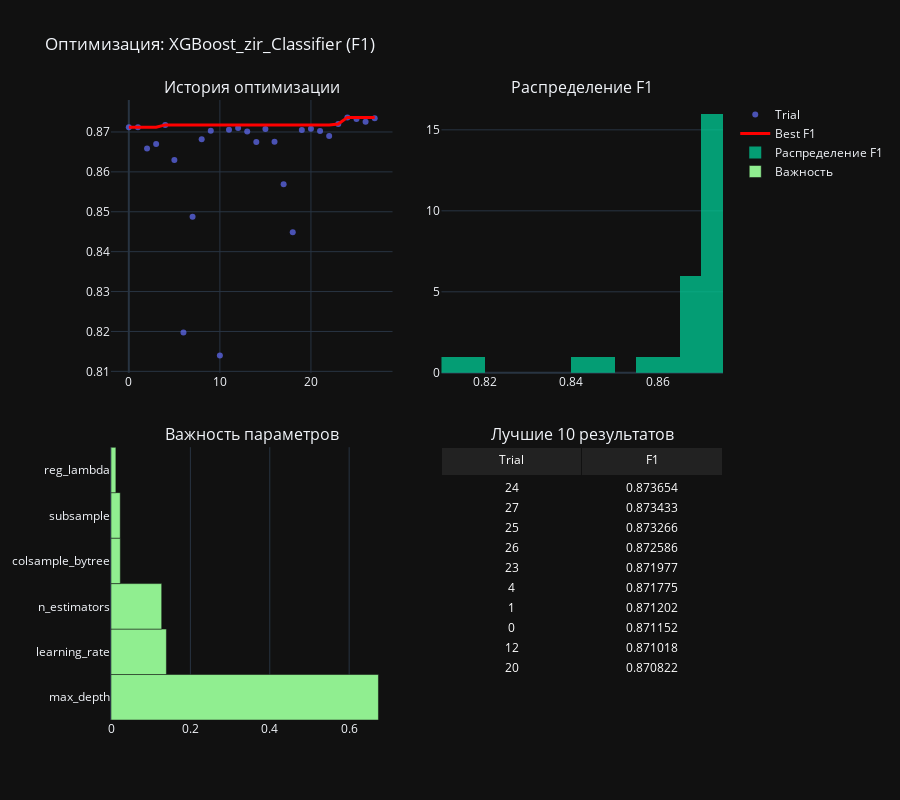
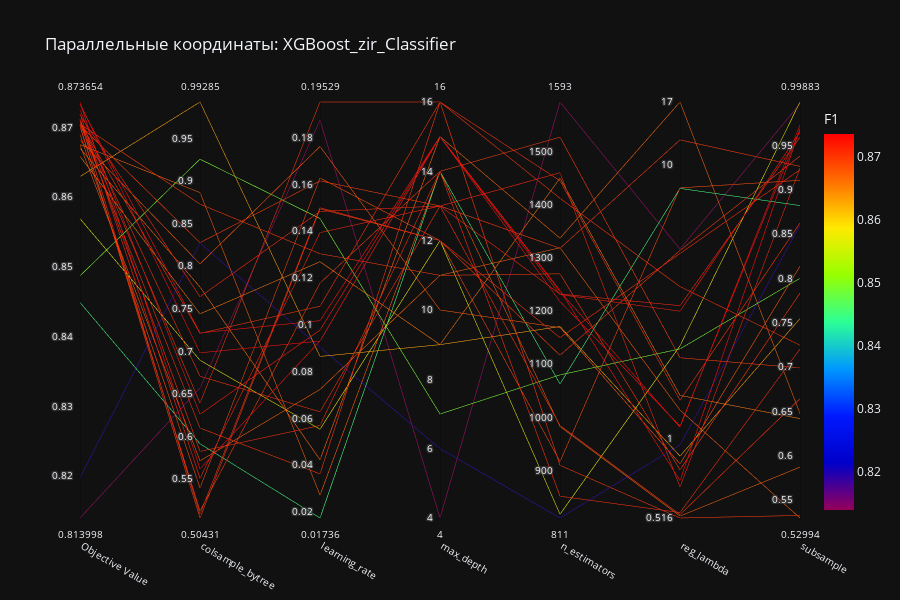

The notebook cell saved with these charts, in order:
### Code cell
analyze_zir_optuna(
    'XGBoost_zir',
    xgb_cls_optuna,
    xgb_reg_optuna,
    X_train_preprocessed,
    y_train,
    xgb_cls_best_threshold,
    results,
    best_params,
    4
    )

### Figure 1 — Plotly figure (JSON) as saved in the notebook; plotly's stock layout.template omitted (floating-point values rounded to 4 significant figures)
{"data": [{"mode": "markers", "name": "Trial", "opacity": 0.7, "type": "scatter", "x": [0, 1, 2, 3, 4, 5, 6, 7, 8, 9, 10, 11, 12, 13, 14, 15, 16, 17, 18, 19, 20, 21, 22, 23, 24, 25, 26, 27], "xaxis": "x", "y": [0.8712, 0.8712, 0.8659, 0.867, 0.8718, 0.863, 0.8198, 0.8487, 0.8682, 0.8703, 0.814, 0.8706, 0.871, 0.8701, 0.8675, 0.8707, 0.8675, 0.8569, 0.8449, 0.8705, 0.8708, 0.8703, 0.869, 0.872, 0.8737, 0.8733, 0.8726, 0.8734], "yaxis": "y"}, {"line": {"color": "red", "width": 3}, "mode": "lines", "name": "Best F1", "type": "scatter", "x": [0, 1, 2, 3, 4, 5, 6, 7, 8, 9, 10, 11, 12, 13, 14, 15, 16, 17, 18, 19, 20, 21, 22, 23, 24, 25, 26, 27], "xaxis": "x", "y": [0.8712, 0.8712, 0.8712, 0.8712, 0.8718, 0.8718, 0.8718, 0.8718, 0.8718, 0.8718, 0.8718, 0.8718, 0.8718, 0.8718, 0.8718, 0.8718, 0.8718, 0.8718, 0.8718, 0.8718, 0.8718, 0.8718, 0.8718, 0.872, 0.8737, 0.8737, 0.8737, 0.8737], "yaxis": "y"}, {"name": "Распределение F1", "nbinsx": 20, "opacity": 0.75, "type": "histogram", "x": [0.8712, 0.8712, 0.8659, 0.867, 0.8718, 0.863, 0.8198, 0.8487, 0.8682, 0.8703, 0.814, 0.8706, 0.871, 0.8701, 0.8675, 0.8707, 0.8675, 0.8569, 0.8449, 0.8705, 0.8708, 0.8703, 0.869, 0.872, 0.8737, 0.8733, 0.8726, 0.8734], "xaxis": "x2", "yaxis": "y2"}, {"marker": {"color": "lightgreen"}, "name": "Важность", "orientation": "h", "type": "bar", "x": [0.6738, 0.1396, 0.1277, 0.02344, 0.02322, 0.01229], "xaxis": "x3", "y": ["max_depth", "learning_rate", "n_estimators", "colsample_bytree", "subsample", "reg_lambda"], "yaxis": "y3"}, {"cells": {"fill": {"color": "#111"}, "font": {"color": "white"}, "values": [[24, 27, 25, 26, 23, 4, 1, 0, 12, 20], [0.8737, 0.8734, 0.8733, 0.8726, 0.872, 0.8718, 0.8712, 0.8712, 0.871, 0.8708]]}, "domain": {"x": [0.54, 1], "y": [0, 0.44]}, "header": {"fill": {"color": "#222"}, "font": {"color": "white"}, "values": ["Trial", "F1"]}, "type": "table"}], "layout": {"annotations": [{"font": {"size": 16}, "showarrow": false, "text": "История оптимизации", "x": 0.23, "xanchor": "center", "xref": "paper", "y": 1, "yanchor": "bottom", "yref": "paper"}, {"font": {"size": 16}, "showarrow": false, "text": "Распределение F1", "x": 0.77, "xanchor": "center", "xref": "paper", "y": 1, "yanchor": "bottom", "yref": "paper"}, {"font": {"size": 16}, "showarrow": false, "text": "Важность параметров", "x": 0.23, "xanchor": "center", "xref": "paper", "y": 0.44, "yanchor": "bottom", "yref": "paper"}, {"font": {"size": 16}, "showarrow": false, "text": "Лучшие 10 результатов", "x": 0.77, "xanchor": "center", "xref": "paper", "y": 0.44, "yanchor": "bottom", "yref": "paper"}], "height": 800, "title": {"text": "Оптимизация: XGBoost_zir_Classifier (F1)"}, "xaxis": {"anchor": "y", "domain": [0, 0.46]}, "xaxis2": {"anchor": "y2", "domain": [0.54, 1]}, "xaxis3": {"anchor": "y3", "domain": [0, 0.46]}, "yaxis": {"anchor": "x", "domain": [0.56, 1]}, "yaxis2": {"anchor": "x2", "domain": [0.56, 1]}, "yaxis3": {"anchor": "x3", "domain": [0, 0.44]}}}

### Figure 2 — Plotly figure (JSON) as saved in the notebook; plotly's stock layout.template omitted (floating-point values rounded to 4 significant figures)
{"data": [{"dimensions": [{"label": "Objective Value", "range": [0.814, 0.8737], "values": [0.8712, 0.8712, 0.8659, 0.867, 0.8718, 0.863, 0.8198, 0.8487, 0.8682, 0.8703, 0.814, 0.8706, 0.871, 0.8701, 0.8675, 0.8707, 0.8675, 0.8569, 0.8449, 0.8705, 0.8708, 0.8703, 0.869, 0.872, 0.8737, 0.8733, 0.8726, 0.8734]}, {"label": "colsample_bytree", "range": [0.5043, 0.9929], "values": [0.5089, 0.5825, 0.744, 0.7755, 0.7642, 0.9929, 0.8271, 0.9257, 0.8028, 0.8277, 0.657, 0.6099, 0.6708, 0.5126, 0.5715, 0.7211, 0.8865, 0.6895, 0.5915, 0.8729, 0.6392, 0.5043, 0.5398, 0.5509, 0.5619, 0.7216, 0.6262, 0.6983]}, {"label": "learning_rate", "range": [0.01736, 0.1953], "values": [0.1501, 0.05693, 0.127, 0.04226, 0.1485, 0.08647, 0.09044, 0.1454, 0.1763, 0.1615, 0.1875, 0.03621, 0.06279, 0.1178, 0.07234, 0.1079, 0.02711, 0.05533, 0.01736, 0.1304, 0.1953, 0.1496, 0.1628, 0.1394, 0.09304, 0.1018, 0.09772, 0.09303]}, {"label": "max_depth", "range": [4, 16], "values": [12, 14, 9, 15, 13, 9, 6, 7, 10, 13, 4, 16, 13, 14, 11, 16, 14, 12, 14, 11, 16, 12, 12, 13, 15, 15, 15, 15]}, {"label": "n_estimators", "range": [811, 1593], "values": [1150, 852, 1450, 1337, 1460, 1171, 811, 1080, 1169, 1318, 1593, 910, 985, 1527, 1319, 1412, 983, 818, 1063, 1270, 1445, 1117, 917, 1232, 1239, 1218, 1231, 1237]}, {"label": "reg_lambda", "range": [-0.2876, 1.231], "ticktext": ["0.516", "1", "10", "17"], "tickvals": [-0.2876, 0, 1, 1.231], "values": [0.6776, -0.2677, 0.1599, 1.231, -0.1748, -0.06177, -0.02079, 0.3295, -0.08993, 1.092, 0.6937, -0.2876, -0.2751, 0.2972, 0.1061, 0.5569, -0.2806, 0.3409, 0.9153, -0.1116, 0.1424, 0.6889, 0.9172, 0.4873, -0.1513, 0.04777, 0.4671, 0.0438]}, {"label": "subsample", "range": [0.5299, 0.9988], "values": [0.9225, 0.7204, 0.6419, 0.6476, 0.9245, 0.7547, 0.8602, 0.8001, 0.8137, 0.9263, 0.997, 0.5328, 0.6644, 0.6992, 0.5299, 0.7247, 0.5873, 0.9988, 0.8821, 0.7834, 0.8624, 0.9379, 0.9106, 0.9593, 0.9687, 0.9676, 0.965, 0.9731]}], "labelangle": 30, "labelside": "bottom", "line": {"color": [0.8712, 0.8712, 0.8659, 0.867, 0.8718, 0.863, 0.8198, 0.8487, 0.8682, 0.8703, 0.814, 0.8706, 0.871, 0.8701, 0.8675, 0.8707, 0.8675, 0.8569, 0.8449, 0.8705, 0.8708, 0.8703, 0.869, 0.872, 0.8737, 0.8733, 0.8726, 0.8734], "colorbar": {"title": {"text": "F1"}}, "colorscale": [[0, "rgb(150,0,90)"], [0.125, "rgb(0,0,200)"], [0.25, "rgb(0,25,255)"], [0.375, "rgb(0,152,255)"], [0.5, "rgb(44,255,150)"], [0.625, "rgb(151,255,0)"], [0.75, "rgb(255,234,0)"], [0.875, "rgb(255,111,0)"], [1, "rgb(255,0,0)"]], "reversescale": false, "showscale": true}, "type": "parcoords"}], "layout": {"height": 600, "title": {"text": "Параллельные координаты: XGBoost_zir_Classifier"}}}
